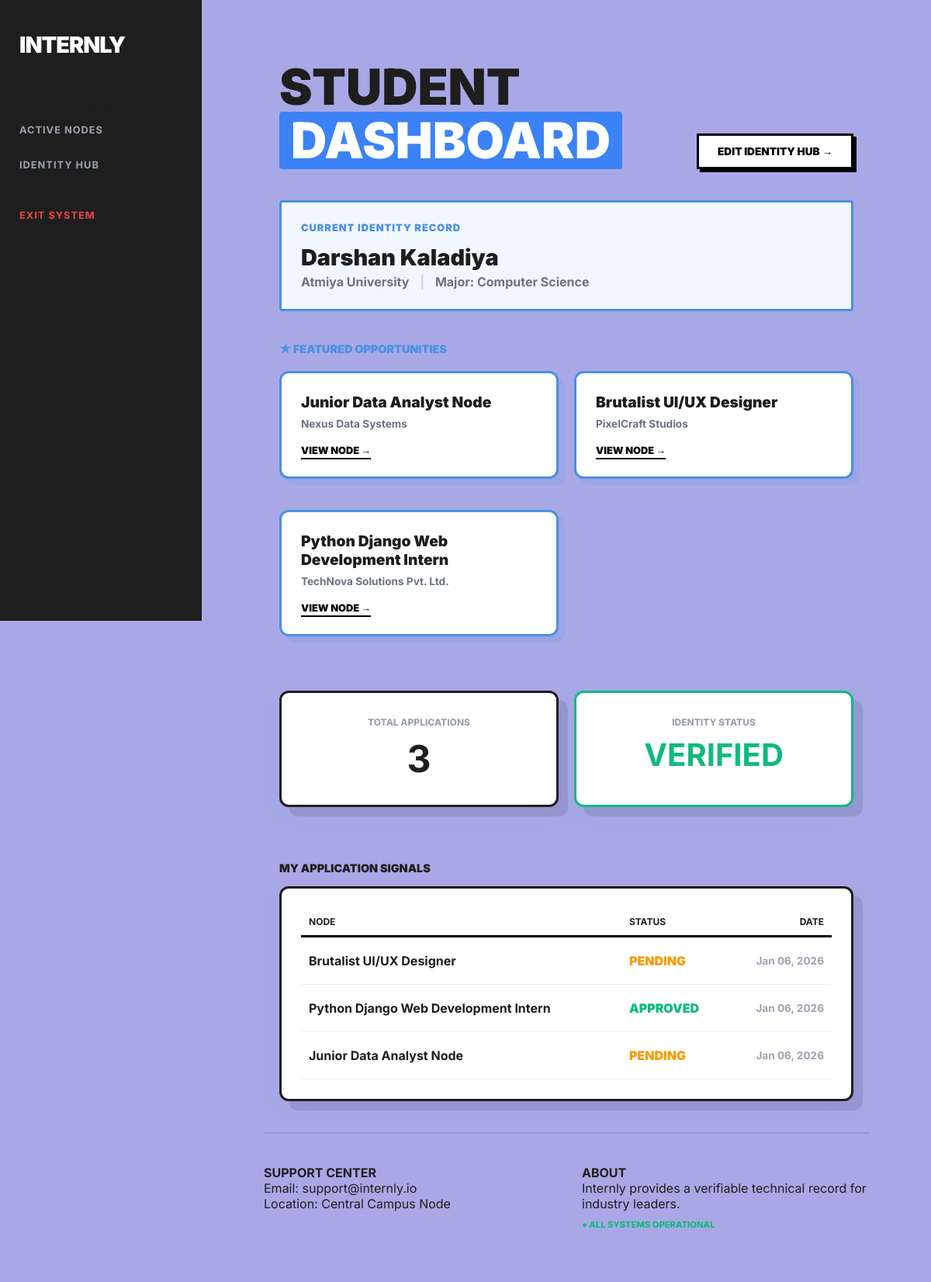
Before: /student/dashboard/ (signed in) with the older database file.
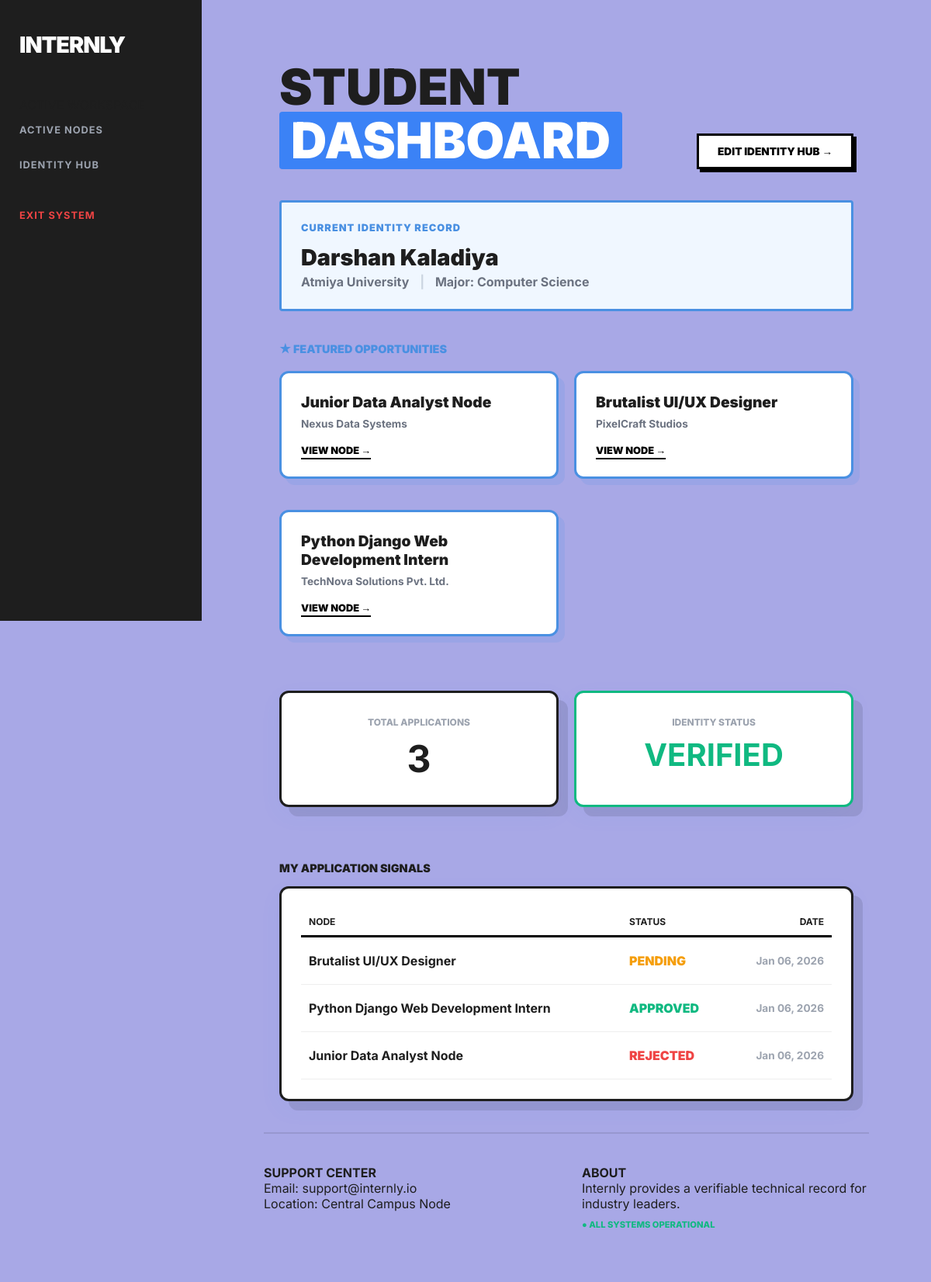
After: the same page with the newer database file.
### management/models.py (models this page shows, shortened)
class UserProfile(models.Model):
    ROLE_CHOICES = (
        ('STUDENT', 'Student'),
        ('FACULTY', 'Faculty'),
    )
    user = models.OneToOneField(User, on_delete=models.CASCADE)
    role = models.CharField(max_length=10, choices=ROLE_CHOICES)
    full_name = models.CharField(max_length=255, blank=True, null=True)
    academy_name = models.CharField(max_length=255, blank=True, null=True)
    major = models.CharField(max_length=255, blank=True, null=True)
    gpa = models.DecimalField(max_digits=3, decimal_places=2, null=True, blank=True)
    skills = models.TextField(blank=True, null=True)
    bio = models.TextField(blank=True, null=True)
    resume = models.FileField(upload_to='resumes/', blank=True, null=True)

class Internship(models.Model):
    title = models.CharField(max_length=200)
    company_name = models.CharField(max_length=200)
    location = models.CharField(max_length=200)
    stipend = models.CharField(max_length=100)
    deadline = models.DateField()
    required_skills = models.TextField()
    description = models.TextField()
    faculty = models.ForeignKey(User, on_delete=models.CASCADE)
    external_apply_link = models.URLField(blank=True, null=True)

class Application(models.Model):
    STATUS_CHOICES = (
        ('PENDING', 'Pending'),
        ('APPROVED', 'Approved'),
        ('REJECTED', 'Rejected'),
    )
    student = models.ForeignKey(User, on_delete=models.CASCADE)
    internship = models.ForeignKey(Internship, on_delete=models.CASCADE)
    status = models.CharField(max_length=10, choices=STATUS_CHOICES, default='PENDING')
    applied_at = models.DateTimeField(auto_now_add=True)

### management/views.py (the view)
# urls.py: path('student/dashboard/', views.student_dashboard, name='student_dashboard'),
@login_required
def student_dashboard(request):
    profile = get_object_or_404(UserProfile, user=request.user)
    applications = Application.objects.filter(student=request.user)
    featured_nodes = Internship.objects.all().order_by('-id')[:3]
    return render(request, 'management/student_dashboard.html', {
        'applications': applications,
        'total_apps': applications.count(),
        'featured_nodes': featured_nodes,
        'profile': profile
    })

### management/templates/management/student_dashboard.html (shortened to what this page needs)
{% extends 'management/base.html' %}
{% block content %}
<div class="dashboard-container" style="max-width: 1200px; margin: 0 auto; padding: 20px;">
    <div class="dashboard-header">
        <div>
            <h1 class="main-header" style="margin: 0; line-height: 1;">STUDENT<br><span class="highlight-blue">DASHBOARD</span></h1>
        </div>
        <a href="{% url 'student_edit_profile' %}" class="btn-edit-hub">
            EDIT IDENTITY HUB →
        </a>
    </div>
    <div class="identity-card">
        <h3 style="margin: 0; font-weight: 900; color: #4a90e2; font-size: 0.8rem; text-transform: uppercase; letter-spacing: 1px;">CURRENT IDENTITY RECORD</h3>
        <p style="margin: 15px 0 5px; font-size: 1.8rem; font-weight: 900; line-height: 1.1;">{{ profile.full_name|default:user.username }}</p>
        <p style="margin: 0; font-weight: 700; color: #6b7280; font-size: 1rem;">
            {{ profile.academy_name|default:"Academy Name Not Set" }}
            <span style="color: #cbd5e1; margin: 0 10px;">|</span>
            Major: {{ profile.major|default:"Not Set" }}
        </p>
    </div>
    <h3 style="font-weight: 900; margin-bottom: 20px; text-transform: uppercase; color: #4a90e2; font-size: 0.9rem;">★ FEATURED OPPORTUNITIES</h3>
    <div style="display: grid; grid-template-columns: repeat(auto-fit, minmax(280px, 1fr)); gap: 20px; margin-bottom: 50px;">
        {% for node in featured_nodes %}
            <div class="workspace-card" style="padding: 25px; border: 3px solid #4a90e2; box-shadow: 8px 8px 0px rgba(74, 144, 226, 0.15); background: white;">
                <h4 style="margin: 0; font-size: 1.2rem; font-weight: 900;">{{ node.title }}</h4>
                <p style="margin: 8px 0; font-weight: 700; color: #6b7280; font-size: 0.85rem;">{{ node.company_name }}</p>
                <div style="margin-top: 15px;">
                    <a href="{% url 'internship_detail' node.pk %}" style="color: black; font-weight: 900; text-decoration: none; font-size: 0.8rem; border-bottom: 2px solid black; padding-bottom: 2px;">VIEW NODE →</a>
                </div>
            </div>
        {% empty %}
            <p style="color: #9ca3af; font-weight: 800;">DEPLOYING NEW NODES SOON...</p>
        {% endfor %}
    </div>
    <div style="display: grid; grid-template-columns: repeat(auto-fit, minmax(200px, 1fr)); gap: 20px; margin-bottom: 50px;">
        <div class="workspace-card" style="padding: 30px; text-align: center; background: white;">
            <p style="font-weight: 800; color: #9ca3af; font-size: 0.75rem; text-transform: uppercase;">TOTAL APPLICATIONS</p>
            <h2 style="font-size: 3rem; margin: 10px 0 0;">{{ total_apps }}</h2>
        </div>
        <div class="workspace-card" style="padding: 30px; text-align: center; border-color: #10b981; background: white;">
            <p style="font-weight: 800; color: #9ca3af; font-size: 0.75rem; text-transform: uppercase;">IDENTITY STATUS</p>
            <h2 style="font-size: 2.5rem; color: #10b981; margin: 10px 0 0;">VERIFIED</h2>
        </div>
    </div>
    <h3 style="font-weight: 900; margin-bottom: 15px; text-transform: uppercase; font-size: 0.9rem;">MY APPLICATION SIGNALS</h3>
    <div class="workspace-card" style="padding: 25px; background: white; overflow-x: auto;">
        {% if applications %}
            <table style="width: 100%; border-collapse: collapse; min-width: 500px;">
                <thead>
                    <tr style="border-bottom: 3px solid black;">
                        <th align="left" style="padding: 10px; font-size: 0.75rem;">NODE</th>
                        <th align="left" style="padding: 10px; font-size: 0.75rem;">STATUS</th>
                        <th align="right" style="padding: 10px; font-size: 0.75rem;">DATE</th>
                    </tr>
                </thead>
                <tbody>
                    {% for app in applications %}
                    <tr style="border-bottom: 1px solid #eee;">
                        <td style="padding: 20px 10px; font-weight: 700;">{{ app.internship.title }}</td>
                        <td style="padding: 10px; font-weight: 900; text-transform: uppercase; color: {% if app.status == 'APPROVED' %}#10b981{% elif app.status == 'REJECTED' %}#ef4444{% else %}#f59e0b{% endif %};">
                            {{ app.status }}
                        </td>
                        <td align="right" style="padding: 10px; color: #9ca3af; font-size: 0.85rem; font-weight: 700;">{{ app.applied_at|date:"M d, Y" }}</td>
                    </tr>
                    {% endfor %}
                </tbody>
            </table>
        {% else %}
            <p style="text-align: center; color: #9ca3af; font-weight: 800; padding: 40px;">NO APPLICATION SIGNALS DETECTED.</p>
        {% endif %}
    </div>
</div>
{% endblock %}

### management/templates/management/base.html (shortened to what this page needs)
<!DOCTYPE html>
<html lang="en">
<head>
    {% load static %}
    <link rel="stylesheet" href="{% static 'css/style.css' %}">
</head>
<body>
    <aside class="sidebar">
        <a href="{% if user.is_authenticated %}{% if user.userprofile.role == 'FACULTY' %}{% url 'faculty_dashboard' %}{% else %}{% url 'student_dashboard' %}{% endif %}{% else %}{% url 'home_landing' %}{% endif %}" class="brand-text">INTERNLY</a>
        <nav>
            {% if not user.is_authenticated %}
                <a href="{% url 'home_landing' %}" class="nav-item">SYSTEM HOME</a>
                <div class="sidebar-label">ACCESS PORTAL</div>
                <a href="{% url 'login' %}" class="nav-item">LOGIN PORTAL</a>
                <a href="{% url 'register' %}" class="nav-item">STUDENT JOIN</a>
                <a href="{% url 'faculty_register' %}" class="nav-item">FACULTY JOIN</a>
            {% else %}
                <div class="sidebar-label">ACTIVE WORKSPACE</div>
                <a href="{% url 'internship_list' %}" class="nav-item">ACTIVE NODES</a>
                {% if user.userprofile.role == 'FACULTY' %}
                    <a href="{% url 'faculty_dashboard' %}" class="nav-item">COMMAND BOARD</a>
                    <a href="{% url 'post_internship' %}" class="nav-item">POST NEW NODE</a>
                {% else %}
                    <a href="{% url 'student_dashboard' %}" class="nav-item">IDENTITY HUB</a>
                {% endif %}
                <a href="{% url 'logout' %}" class="nav-item" style="color: #ef4444; margin-top: 20px;">EXIT SYSTEM</a>
            {% endif %}
        </nav>
    </aside>
    <main class="main-content">
        <div class="content-wrapper">
            {% block content %}{% endblock %}
        </div>
        <footer class="contact-footer">
            <div class="footer-column">
                <h4 class="footer-heading">SUPPORT CENTER</h4>
                <p>Email: support@internly.io</p>
                <p>Location: Central Campus Node</p>
            </div>
            <div class="footer-column about-col">
                <h4 class="footer-heading">ABOUT</h4>
                <p>Internly provides a verifiable technical record for industry leaders.</p>
                <p style="color: #10b981; font-weight: 800; margin-top: 10px; font-size: 0.7rem;">
                    ● ALL SYSTEMS OPERATIONAL
                </p>
            </div>
        </footer>
    </main>
</body>
</html>

### management/static/css/style.css (style rules this page uses)
:root { --brand-blue: #3b82f6; --brand-dark: #1e1e1e; --brand-lavender: #a8a8e6; --brand-white: #ffffff; --sidebar-width: 260px; }
* { box-sizing: border-box; margin: 0; padding: 0; }
body { font-family: 'Inter', sans-serif; background-color: var(--brand-lavender); display: flex; color: var(--brand-dark); min-height: 100vh; }
.sidebar { width: var(--sidebar-width); position: fixed; height: 100vh; background: var(--brand-dark); padding: 40px 25px; z-index: 1000; }
.brand-text { color: white; font-size: 1.8rem; font-weight: 900; text-decoration: none; display: block; margin-bottom: 50px; letter-spacing: -1px; }
.nav-item { display: block; padding: 15px 0; color: #9ca3af; text-decoration: none; font-weight: 700; font-size: 0.8rem; transition: 0.3s; text-transform: uppercase; letter-spacing: 1px; }
.main-content { margin-left: var(--sidebar-width); padding: 60px 80px; width: calc(100% - var(--sidebar-width)); display: flex; flex-direction: column; }
.main-header { font-size: 4rem; font-weight: 900; line-height: 1; margin-bottom: 20px; color: var(--brand-dark); }
.highlight-blue { background: var(--brand-blue); color: white; padding: 5px 15px; border-radius: 4px; display: inline-block; }
.workspace-card { background: var(--brand-white); padding: 35px; border-radius: 12px; border: 3px solid var(--brand-dark); box-shadow: 12px 12px 0px rgba(0, 0, 0, 0.1), 0 10px 30px rgba(59, 130, 246, 0.05); transition: all 0.3s cubic-bezier(0.175, 0.885, 0.32, 1.275); margin-bottom: 20px; }
.contact-footer { margin-top: auto; padding: 40px 0; border-top: 2px solid rgba(0,0,0,0.1); display: grid; grid-template-columns: 1fr 1fr; gap: 40px; }

### management/templates/management/student_dashboard.html (style rules this page uses)
.dashboard-header { display: flex; justify-content: space-between; align-items: flex-end; gap: 20px; flex-wrap: wrap; margin-bottom: 40px; }
.btn-edit-hub { text-decoration: none; font-weight: 900; color: black; border: 3px solid black; padding: 12px 24px; box-shadow: 4px 4px 0px black; text-transform: uppercase; font-size: 0.85rem; background: white; transition: all 0.1s ease; display: inline-block; white-space: nowrap; }
.identity-card { padding: 25px; border: 3px solid #4a90e2; margin-bottom: 40px; background: #f0f7ff; border-radius: 4px; width: 100%; box-sizing: border-box; }

Changed rows visible on the page:
changed Application "Junior Data Analyst Node": status "PENDING" → "REJECTED"
